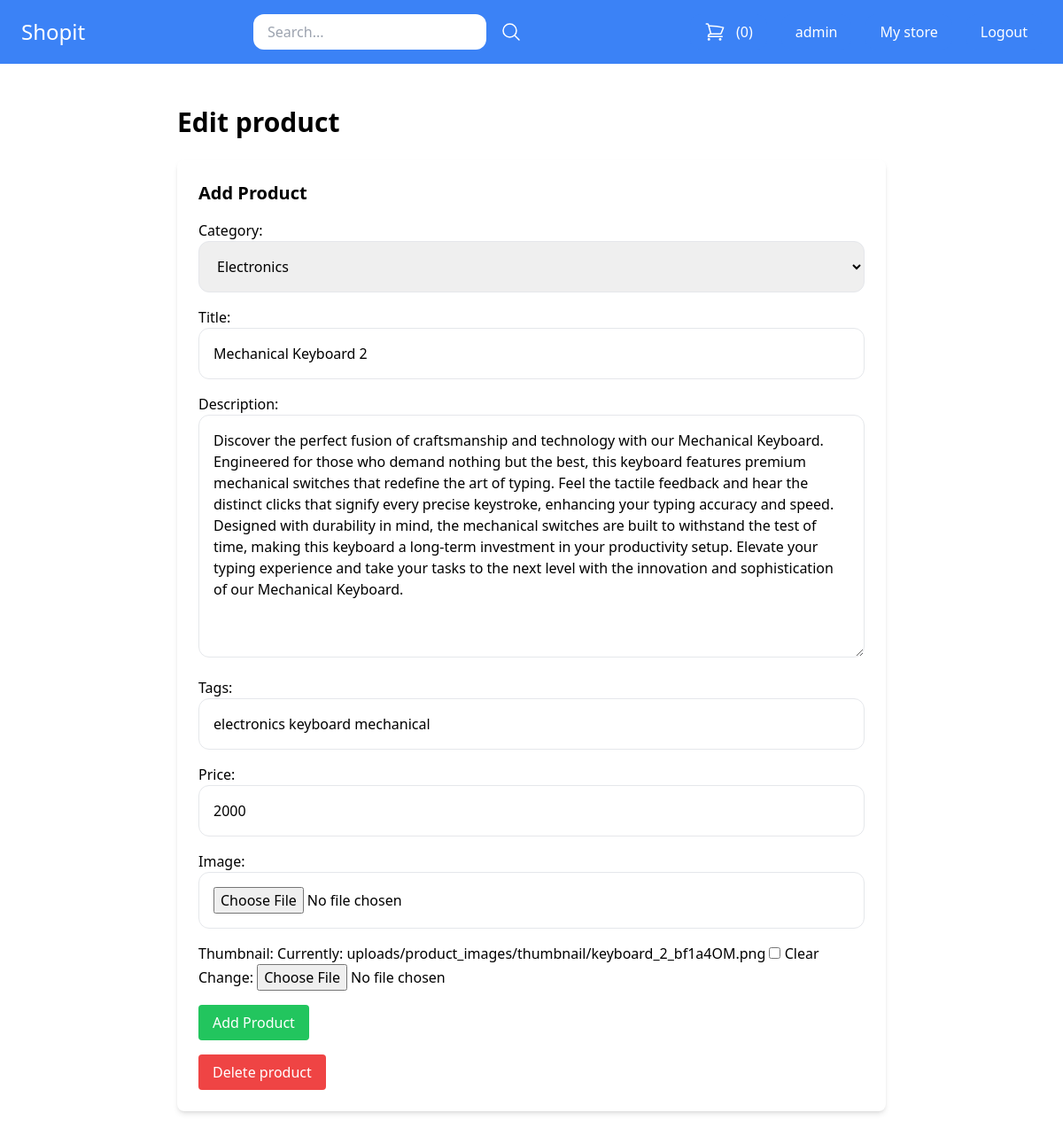
The app's page /mystore/edit-product/89/ (signed in) with its own data.
### core/models.py (models this page shows, shortened)
class Product(models.Model):
	DRAFT = 'draft'
	WAITING_APPROVAL = 'waitingapproval'
	ACTIVE = 'active'
	DELETED = 'deleted'
	STATUS_CHOICES = {
		(DRAFT, 'Draft'),
		(WAITING_APPROVAL, 'Waiting approval'),
		(ACTIVE, 'Active'),
		(DELETED, 'Deleted'),
	}
	user = models.ForeignKey(User, related_name='products', on_delete=models.CASCADE)
	category = models.ForeignKey(Category, related_name='products', on_delete=models.CASCADE)
	title = models.CharField(max_length=50)
	slug = models.SlugField(max_length=50)
	description = models.TextField(blank=True)
	tags = models.TextField(default='')
	price = models.PositiveIntegerField()
	image = models.ImageField(upload_to='uploads/product_images', blank=True, null=True)
	thumbnail = models.ImageField(upload_to='uploads/product_images/thumbnail', blank=True, null=True)
	created_at = models.DateTimeField(auto_now_add=True)
	updated_at = models.DateTimeField(auto_now=True)
	status = models.CharField(max_length=50, choices=STATUS_CHOICES, default=ACTIVE)
	average_rating = models.DecimalField(max_digits=3, decimal_places=1, default=0)
	view_count = models.PositiveIntegerField(default=0)
	class Meta:
		ordering = ('-created_at',)

class Category(models.Model):
	title = models.CharField(max_length=50)
	slug = models.SlugField(max_length=50)
	class Meta:
		verbose_name_plural = 'Categories'
	def __str__(self):
		return self.title

### core/views.py (the view)
# urls.py: path('mystore/edit-product/<int:pk>/', views.edit_product, name='edit_product'),
@login_required
def edit_product(request, pk):
    product = Product.objects.filter(user=request.user).get(pk=pk)
    if request.method == 'POST':
        form = ProductForm(request.POST, request.FILES, instance=product)
        if form.is_valid():
            form.save()
            messages.success(request, 'Changes saved successfully!')
            return redirect('mystore')
    else:
        form = ProductForm(instance=product)
    return render(request, 'add_product.html', {
        'title' : 'Edit product',
        'product' : product,
        'form' : form
        })

### core/forms.py
class ProductForm(forms.ModelForm):
    class Meta:
        model = Product
        fields = ['category', 'title', 'description', 'tags', 'price', 'image', 'thumbnail']
        widgets = {
		'category' : forms.Select(attrs={
			'class' : 'w-full p-4 border border-gray-200 rounded-xl'
			}),
		'title' : forms.TextInput(attrs={
			'class' : 'w-full p-4 border border-gray-200 rounded-xl'
			}),
		'description' : forms.Textarea(attrs={
			'class' : 'w-full p-4 border border-gray-200 rounded-xl'
			}),
        'tags' : forms.TextInput(attrs={
            'class' : 'w-full p-4 border border-gray-200 rounded-xl'
            }),
		'price' : forms.TextInput(attrs={
			'class' : 'w-full p-4 border border-gray-200 rounded-xl'
			}),
		'image' : forms.FileInput(attrs={
			'class' : 'w-full p-4 border border-gray-200 rounded-xl'
			}),
		}

### core/templates/add_product.html (shortened to what this page needs)
{% extends 'base.html' %}
{% block content %}
<div class="max-w-4xl mx-auto py-8 px-6">
    <h1 class="text-3xl font-semibold mb-6">{{ title }}</h1>
    <div class="bg-white rounded-lg shadow-md p-6">
        <h2 class="text-xl font-semibold mb-4">Add Product</h2>
        <form method="post" enctype="multipart/form-data" class="space-y-4">
            {{ form.as_p }}
            <button type="submit" class="bg-green-500 hover:bg-green-700 text-white py-2 px-4 rounded">
                Add Product
            </button>
        </form>
        {% if product %}
        <a href="{% url 'delete_product' product.id %}" class="mt-4 inline-block py-2 px-4 bg-red-500 text-white hover:bg-red-700 rounded">
            Delete product
        </a>
        {% endif %}
    </div>
</div>
{% endblock %}

### core/templates/base.html (shortened to what this page needs)
<!doctype html>
<html>
<head>
  <script src="https://cdn.tailwindcss.com"></script>
</head>
<body>
	<nav class="max-w mx-auto py-4 px-6 flex items-center justify-between bg-blue-500">
		<div class="logo">
			<a href="/" class="text-2xl text-white">Shopit</a>
		</div>
		<div class="search">
			<form method="get" action="/search/" class="flex items-center space-x-4">
				<input type="search" class="py-2 px-4 rounded-xl" name='query' placeholder="Search...">
				<button>
					<svg xmlns="http://www.w3.org/2000/svg" fill="none" viewBox="0 0 24 24" stroke-width="1.5" stroke="currentColor" class="w-6 h-6 text-white">
  				<path stroke-linecap="round" stroke-linejoin="round" d="M21 21l-5.197-5.197m0 0A7.5 7.5 0 105.196 5.196a7.5 7.5 0 0010.607 10.607z" />
					</svg>
				</button>
			</form>
		</div>
		<div class="menu flex items-center space-x-4">
			<a href="{% url 'cart_view' %}" class="flex space-x-3 py-2 px-4 bg-blue-500 hover:bg-blue-700 rounded-xl text-white"> <span>({{ cart|length }})</span></a>
			{% if request.user.is_authenticated %}
				<a href="{% url 'myaccount' %}" class="py-2 px-4 bg-blue-500 hover:bg-blue-700 rounded-xl text-white">{{request.user.username}}</a>
				<a href="{% url 'mystore' %}" class="py-2 px-4 bg-blue-500 hover:bg-blue-700 rounded-xl text-white">My store</a>
				<a href="{% url 'logout' %}" class="py-2 px-4 bg-blue-500 hover:bg-blue-700 rounded-xl text-white">Logout</a>
			{% else %}
				<a href="{% url 'login' %}" class="py-2 px-4 bg-blue-500 hover:bg-blue-700 rounded-xl text-white">Login</a>
			{% endif %}
		</div>
	</nav>
	<div class="max-w-4xl mx-auto py-4 px-6">
		{% block content %}
		{% endblock %}
	</div>
</body>
</html>

### records on screen
Product: category "Electronics", description "Discover the perfect fusion of craftsmanship and technology with our Mechanical Keyboard. Engineered for those who demand nothing but the best, this keyboard features premium mechanical switches that redefine the art of typing. Feel the tactile feedback and hear the distinct clicks that signify every precise keystroke, enhancing your typing accuracy and speed. Designed with durability in mind, the mechanical switches are built to withstand the test of time, making this keyboard a long-term investment in your productivity setup. Elevate your typing experience and take your tasks to the next level with the innovation and sophistication of our Mechanical Keyboard.", tags "electronics keyboard mechanical", price "2000"
Category: title "Mechanical Keyboard 2"

### other values on screen
{{ cart|length }} "0"
{{ request.user.username }} "admin"
{{ title }} "Edit product"
